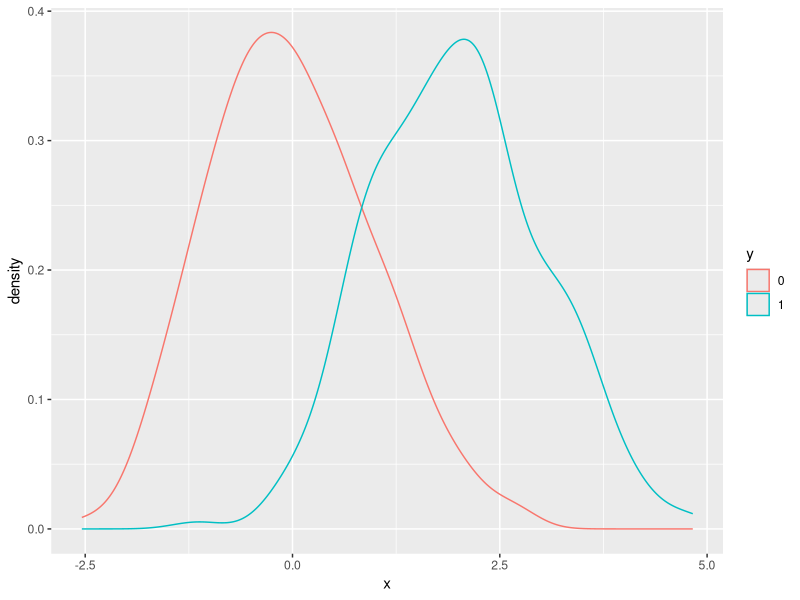
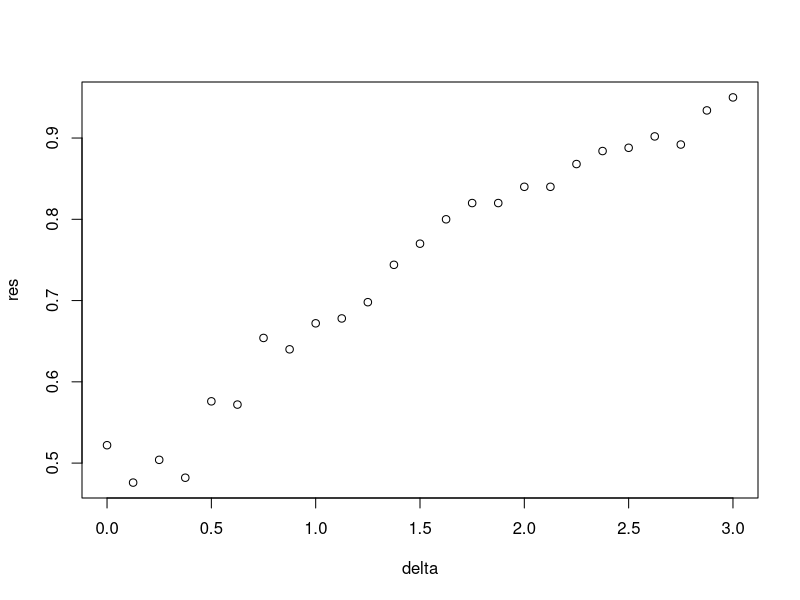

R code for these plots, in order:
#Ejercicio_N02_S03

#Regresion Logistica

library(tidyverse)
library(dslabs)
library(caret)

#Definiendo el datasets

set.seed(2, sample.kind="Rounding") #if you are using R 3.6 or later
make_data <- function(n = 1000, p = 0.5, 
                      mu_0 = 0, mu_1 = 2, 
                      sigma_0 = 1,  sigma_1 = 1){
  
  y <- rbinom(n, 1, p)
  f_0 <- rnorm(n, mu_0, sigma_0)
  f_1 <- rnorm(n, mu_1, sigma_1)
  x <- ifelse(y == 1, f_1, f_0)
  
  test_index <- createDataPartition(y, times = 1, p = 0.5, list = FALSE)
  
  list(train = data.frame(x = x, y = as.factor(y)) %>% slice(-test_index),
       test = data.frame(x = x, y = as.factor(y)) %>% slice(test_index))
}
dat <- make_data()

class(dat)

#Tenga en cuenta que hemos definido una variable x que es predictiva de un resultado binario y:

dat$train %>% ggplot(aes(x, color = y)) + geom_density()


#Establezca la semilla en 1, luego use la función make_data definida anteriormente para generar 25 conjuntos de datos diferentes con mu_1 <- seq (0, 3, len = 25). 

#Realice una regresión logística en cada uno de los 25 conjuntos de datos diferentes (pronostique 1 si p> 0.5) y calcule la precisión (res en las figuras) vs mu_1 (delta en las figuras) ".

#¿Cuál es la trama correcta?

set.seed(1, sample.kind="Rounding")

delta <- seq(0, 3, len = 25)
res <- sapply(delta, function(d){
  dat <- make_data(mu_1 = d)
  fit_glm <- dat$train %>% glm(y ~ x, family = "binomial", data = .)
  y_hat_glm <- ifelse(predict(fit_glm, dat$test) > 0.5, 1, 0) %>% factor(levels = c(0, 1))
  mean(y_hat_glm == dat$test$y)
})

plot(delta, res)
